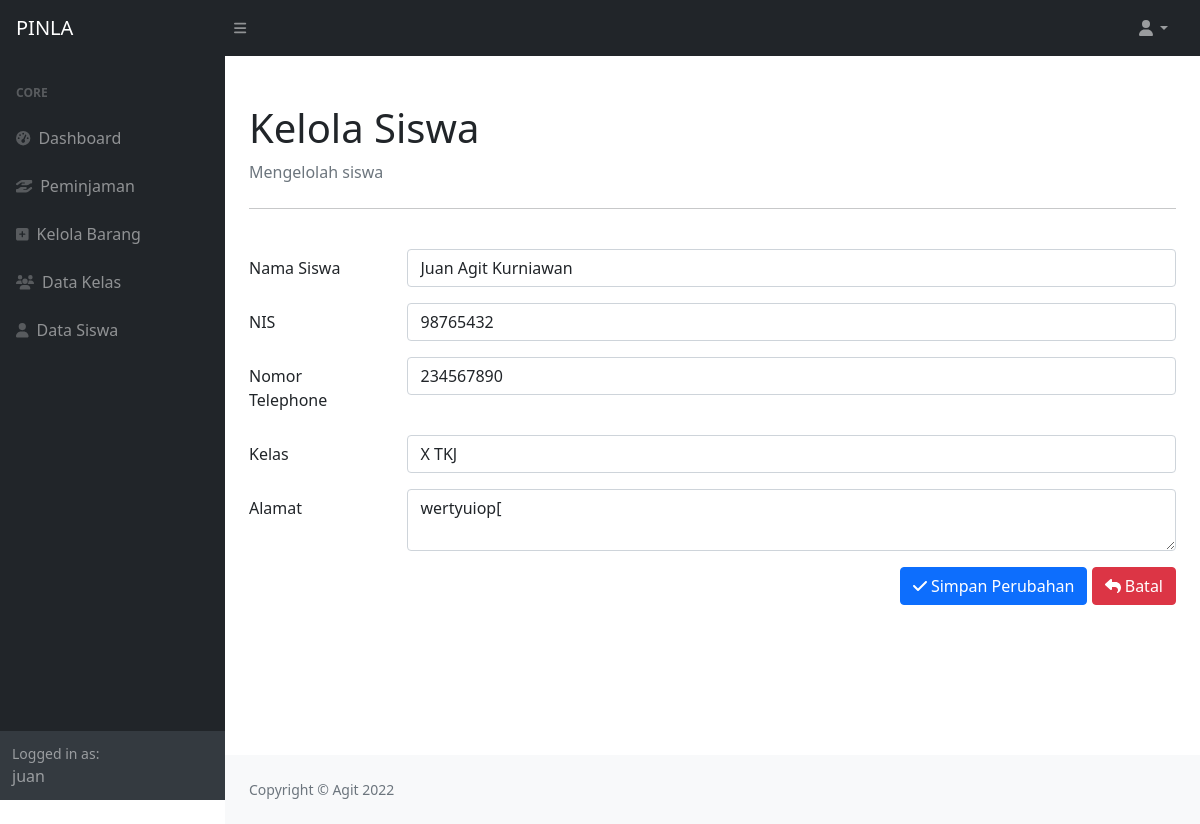
The page /tambah_siswa.php?ubah=22 (signed in) on the database its author committed.
### tables this page shows
CREATE TABLE `tbl_siswa` (
  `id` int(11) NOT NULL,
  `nama` varchar(255) NOT NULL,
  `nis` int(11) NOT NULL,
  `no_telpon` varchar(15) NOT NULL,
  `kelas_id` int(11) NOT NULL,
  `alamat` text NOT NULL
);

### tambah_siswa.php (the view, shortened to what this page needs)
<!DOCTYPE html>
<?php
    include 'koneksi.php';
        $nama           = '';
        $nis            = '';
        $no_telpon      = '';
        $kelas_id       = '';
        $alamat         = '';
    if (isset($_GET['ubah'])) {
        $id         = $_GET['ubah'];
        $query      = "SELECT * FROM tbl_siswa WHERE id='$id';";
        $sql        = mysqli_query($conn, $query);
        $result     = mysqli_fetch_assoc($sql);
        $nama           = $result['nama'];
        $nis            = $result['nis'];
        $no_telpon      = $result['no_telpon'];
        $kelas_id       = $result['kelas_id'];
        $alamat         = $result['alamat'];
    }
?>
<?php
    $kelas  = "SELECT * FROM tbl_kelas;";
    $kel    = mysqli_query($conn, $kelas);
?>
<html lang="en">
    <head>
        <link href="https://cdn.jsdelivr.net/npm/simple-datatables@latest/dist/style.css" rel="stylesheet" />
        <link href="css/styles.css" rel="stylesheet" />
    </head>
    <body class="sb-nav-fixed">
        <nav class="sb-topnav navbar navbar-expand navbar-dark bg-dark">
            <a class="navbar-brand ps-3" href="dashboard.php">PINLA</a>
            <button class="btn btn-link btn-sm order-1 order-lg-0 me-4 me-lg-0" id="sidebarToggle" href="#!"><i class="fas fa-bars"></i></button>
            <ul class="navbar-nav ms-auto ms-md-0 me-3 me-lg-4">
                <li class="nav-item dropdown">
                    <a class="nav-link dropdown-toggle" id="navbarDropdown" href="#" role="button" data-bs-toggle="dropdown" aria-expanded="false"><i class="fas fa-user fa-fw"></i></a>
                </li>
            </ul>
        </nav>
        <div id="layoutSidenav">
            <div id="layoutSidenav_nav">
                <nav class="sb-sidenav accordion sb-sidenav-dark" id="sidenavAccordion">
                    <div class="sb-sidenav-menu">
                        <div class="nav">
                            <div class="sb-sidenav-menu-heading">Core</div>
                            <a class="nav-link" href="dashboard.php">
                                <div class="sb-nav-link-icon"><i class="fas fa-tachometer-alt"></i></div>
                                Dashboard
                            </a>
                            <a class="nav-link" href="peminjaman.php">
                                <div class="sb-nav-link-icon"><i class="fa-solid fa-hand-holding-hand"></i></i></div>
                                Peminjaman
                            </a>
                            <a class="nav-link" href="kelola_barang.php">
                                <div class="sb-nav-link-icon"><i class="fa-solid fa-square-plus"></i></i></div>
                                Kelola Barang
                            </a>
                            <a class="nav-link" href="data_kelas.php">
                                <div class="sb-nav-link-icon"><i class="fa-solid fa-users"></i></div>
                                Data Kelas
                            </a>
                            <a class="nav-link" href="data_siswa.php">
                                <div class="sb-nav-link-icon"><i class="fa-solid fa-user"></i></div>
                                Data Siswa
                            </a>
                        </div>
                    </div>
                    <div class="sb-sidenav-footer">
                        <div class="small">Logged in as:</div>
                        <?php echo $_SESSION['username']; ?>
                    </div>
                </nav>
            </div>
            <div id="layoutSidenav_content">
                <main>
                    <div class="container-fluid px-4">
                        <h1 class="mt-4">Kelola Siswa</h1>
                        <ol class="breadcrumb mb-4">
                            <li class="breadcrumb-item active">Mengelolah siswa</li>
                        </ol> <hr>
                        <form method="POST" action="proses_siswa.php" enctype="multipart/form-data"> <br>
                            <div class="row mb-3">
                                <label for="nama" class="col-sm-2 col-form-label">Nama Siswa</label>
                                <div class="col-sm-10">
                                    <input required name="nama" type="name" class="form-control" id="nama" value="<?php echo $nama; ?>" placeholder="">
                                </div>
                            </div>
                            <div class="row mb-3">
                                <label for="nis" class="col-sm-2 col-form-label">NIS</label>
                                <div class="col-sm-10">
                                    <input type="number" name="nis" required class="form-control" id="nis" value="<?php echo $nis; ?>" placeholder="">
                                </div>
                            </div>
                            <div class="row mb-3">
                                <label for="no_telpon" class="col-sm-2 col-form-label">Nomor Telephone</label>
                                <div class="col-sm-10">
                                    <input type="number" name="no_telpon" required class="form-control" id="no_telpon" value="<?php echo $no_telpon; ?>" placeholder="">
                                </div>
                            </div>
                            <div class="row mb-3">
                                <label for="kelas" class="col-sm-2 col-form-label">Kelas</label>
                                <div class="col-sm-10">
                                    <?php
                                        if(isset($_GET['ubah'])) {
                                    ?>
                                    <select class="form-control" name="kelas_id" required id="kelas" >
                                        <?php
                                            while($result = mysqli_fetch_assoc($kel)) {
                                                if($result['id'] == $kelas_id) {
                                        ?>
                                            <option value="<?php echo $result['id']; ?>" selected><?php echo $result['nama']; ?></option>
                                                    <?php
                                                    } else {
                                                    ?>
                                            <option value="<?php echo $result['id']; ?>"><?php echo $result['nama']; ?></option>
                                        <?php
                                                    }
                                                }
                                        ?>
                                    </select>
                                    <?php
                                        }
                                    ?>
                                </div>
                            </div>
                            <div class="row mb-3">
                                <label for="alamat" class="col-sm-2 col-form-label">Alamat</label>
                                <div class="col-sm-10">
                                    <textarea id="alamat" class="form-control" type="text" name="alamat" required placeholder="Alamat"><?php echo $alamat; ?></textarea>
                                </div>
                            </div>
                            <div align="mb-3 row mt-4">
                                <div class="col" align="right">
                                    <?php
                                        if(isset($_GET['ubah'])) {
                                    ?>
                                    <button class="btn btn-primary" type="submit" name="aksi" value="edit">
                                        <i class="fa fa-check"></i>
                                            Simpan Perubahan
                                    </button>
                                    <?php
                                        }
                                    ?>
                                    <a href="data_siswa.php" class="btn btn-danger" type="button">
                                        <i class="fa fa-reply"></i>
                                            Batal
                                    </a>
                                </div>
                            </div>
                        </form>
                     </div>
                </main>
                <footer class="py-4 bg-light mt-auto">
                    <div class="container-fluid px-4">
                        <div class="d-flex align-items-center justify-content-between small">
                            <div class="text-muted">Copyright &copy; Agit 2022</div>
                        </div>
                    </div>
                </footer>
            </div>
    </body>
</html>

### rows shown on the page
tbl_siswa: nama "Juan Agit Kurniawan", nis "98765432", no_telpon "234567890", alamat "wertyuiop["

### other values the page prints
$_SESSION['username'] "juan"
form field kelas_id "X TKJ"
